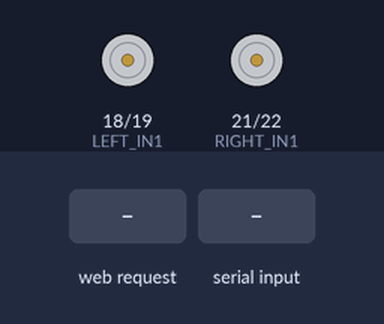
Simulated run of this sketch. Board: ESP32. Shown: motor-driver pin pairs drawn as motors (green arrow = first pin HIGH = forward, orange = second pin HIGH = backward, longer = more drive). Inputs (shaded band) come from the test bench. WiFi joins after 1.5 s; servers stay silent unless stated; a WiFi scan finds three made-up networks; uploads are accepted with an empty reply; what the sketch prints to the serial monitor is not drawn.

Above: at 7.4 s.
7.5 s: HTTP request GET /cmd?c=F received
At 8.7 s:
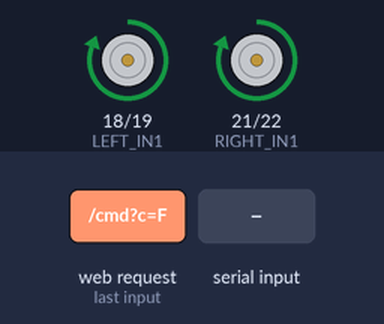
9.0 s: "/cmd?c=B\n" received over Serial
At 10.0 s:
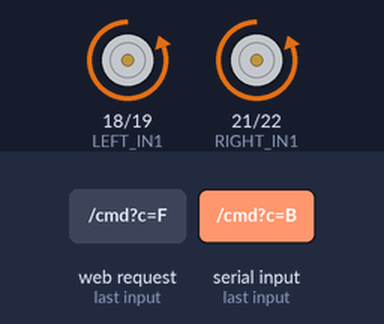
10.5 s: HTTP request GET /cmd?c=L received
At 11.0 s:
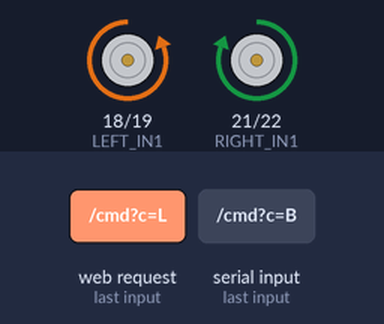
13.5 s: "/cmd?c=R\n" received over Serial
At 14.6 s:
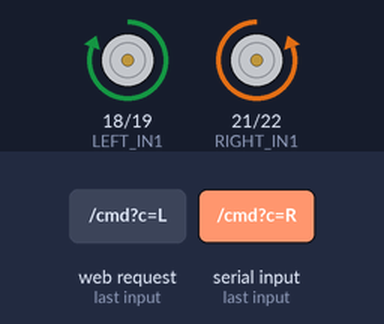
15.0 s: "/cmd?c=F\n" received over Serial
At 15.8 s:
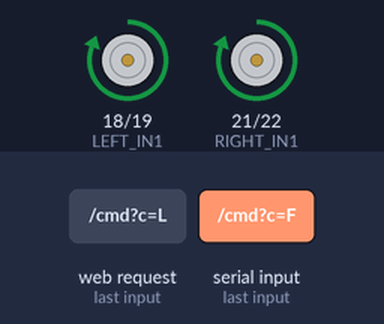
16.5 s: "/cmd?c=L\n" received over Serial
Timing chart, 0 to 24.7 s (numbered marks = the images above; inputs shaded):
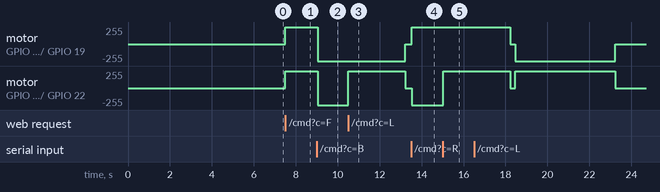

Measured:
- after the input at 7.5 s, motor on GPIO 18 (LEFT_IN1) / GPIO 19 (LEFT_IN2), motor on GPIO 21 (RIGHT_IN1) / GPIO 22 (RIGHT_IN2): stopped → forward 255/255 at once
- after the input at 9.0 s, motor on GPIO 18 (LEFT_IN1) / GPIO 19 (LEFT_IN2), motor on GPIO 21 (RIGHT_IN1) / GPIO 22 (RIGHT_IN2): forward 255/255 → backward 255/255 at once
- after the input at 10.5 s, motor on GPIO 21 (RIGHT_IN1) / GPIO 22 (RIGHT_IN2): backward 255/255 → forward 255/255 at once, → stopped 2.7 s later
- after the input at 13.5 s, motor on GPIO 18 (LEFT_IN1) / GPIO 19 (LEFT_IN2): stopped → forward 255/255 at once; motor on GPIO 21 (RIGHT_IN1) / GPIO 22 (RIGHT_IN2): stopped → backward 255/255 at once
- after the input at 15.0 s, motor on GPIO 21 (RIGHT_IN1) / GPIO 22 (RIGHT_IN2): backward 255/255 → forward 255/255 at once

The sketch:

node1_rover.ino
```cpp
#include <WiFi.h>
#include <HTTPClient.h>

// ============================================================
// CYBER MOSQUITO - NODE 1 ROVER
// WIFI SCANNER + TELEMETRY + MOTOR CONTROL
// ============================================================

// ---------- CHANGE THESE ----------
const char* WIFI_SSID = "YOUR_WIFI_NAME";
const char* WIFI_PASSWORD = "YOUR_WIFI_PASSWORD";

const char* BACKEND_HOST = "192.168.1.20";
const int BACKEND_PORT = 8000;
// ---------------------------------

const char* TARGET_SSID = "CYBER-TEST-ATTACK";

// Safe, configurable motor pins.
// Do NOT use GPIO 6/7 on classic ESP32 flash-connected boards.
#define LEFT_IN1   18
#define LEFT_IN2   19
#define RIGHT_IN1  21
#define RIGHT_IN2  22

const unsigned long SCAN_INTERVAL = 5000;
const unsigned long TELEMETRY_INTERVAL = 2500;

int channelActivity[14];

bool targetDetected = false;
int targetRSSI = -100;
int targetChannel = -1;
int networkCount = 0;

String roverState = "STARTING";
String directionState = "STOPPED";
bool moving = false;
String lastEvent = "System starting";

unsigned long bootMillis;
unsigned long lastScan = 0;
unsigned long lastTelemetry = 0;

// ============================================================
// MOTOR
// ============================================================

void stopMotors() {
  digitalWrite(LEFT_IN1, LOW);
  digitalWrite(LEFT_IN2, LOW);
  digitalWrite(RIGHT_IN1, LOW);
  digitalWrite(RIGHT_IN2, LOW);

  moving = false;
  directionState = "STOPPED";
  roverState = "STOPPED";
}

void forward() {
  digitalWrite(LEFT_IN1, HIGH);
  digitalWrite(LEFT_IN2, LOW);
  digitalWrite(RIGHT_IN1, HIGH);
  digitalWrite(RIGHT_IN2, LOW);

  moving = true;
  directionState = "FORWARD";
  roverState = "MANUAL";
}

void backward() {
  digitalWrite(LEFT_IN1, LOW);
  digitalWrite(LEFT_IN2, HIGH);
  digitalWrite(RIGHT_IN1, LOW);
  digitalWrite(RIGHT_IN2, HIGH);

  moving = true;
  directionState = "BACKWARD";
  roverState = "MANUAL";
}

void leftTurn() {
  digitalWrite(LEFT_IN1, LOW);
  digitalWrite(LEFT_IN2, HIGH);
  digitalWrite(RIGHT_IN1, HIGH);
  digitalWrite(RIGHT_IN2, LOW);

  moving = true;
  directionState = "LEFT";
  roverState = "MANUAL";
}

void rightTurn() {
  digitalWrite(LEFT_IN1, HIGH);
  digitalWrite(LEFT_IN2, LOW);
  digitalWrite(RIGHT_IN1, LOW);
  digitalWrite(RIGHT_IN2, HIGH);

  moving = true;
  directionState = "RIGHT";
  roverState = "MANUAL";
}

// ============================================================
// SCAN
// ============================================================

void scanWiFi() {

  targetDetected = false;
  targetRSSI = -100;
  targetChannel = -1;

  for (int i = 0; i < 14; i++) {
    channelActivity[i] = 0;
  }

  roverState = "SCANNING";

  int result = WiFi.scanNetworks(false, true);

  if (result < 0) {
    lastEvent = "Wi-Fi scan failed";
    roverState = "ERROR";
    return;
  }

  networkCount = result;

  for (int i = 0; i < result; i++) {

    String ssid = WiFi.SSID(i);
    int rssi = WiFi.RSSI(i);
    int channel = WiFi.channel(i);

    if (channel >= 1 && channel <= 13) {
      channelActivity[channel]++;
    }

    if (ssid == TARGET_SSID) {

      if (!targetDetected || rssi > targetRSSI) {
        targetDetected = true;
        targetRSSI = rssi;
        targetChannel = channel;
      }
    }

    delay(2);
  }

  WiFi.scanDelete();

  if (targetDetected) {
    lastEvent = "Controlled attack simulation detected";
    roverState = "THREAT DETECTED";
  } else {
    lastEvent = "RF scan complete - target absent";
    roverState = "SEARCHING";
    stopMotors();
  }
}

// ============================================================
// TELEMETRY JSON
// ============================================================

String telemetryJSON() {

  unsigned long uptime =
    (millis() - bootMillis) / 1000;

  String json = "{";

  json += "\"rover\":{";
  json += "\"online\":true,";
  json += "\"state\":\"" + roverState + "\",";
  json += "\"direction\":\"" + directionState + "\",";
  json += "\"moving\":" + String(moving ? "true" : "false");
  json += "},";

  json += "\"rf\":{";
  json += "\"targetDetected\":" +
          String(targetDetected ? "true" : "false") + ",";
  json += "\"targetSSID\":\"" + String(TARGET_SSID) + "\",";
  json += "\"targetRSSI\":" + String(targetRSSI) + ",";
  json += "\"targetChannel\":" + String(targetChannel) + ",";
  json += "\"networkCount\":" + String(networkCount) + ",";
  json += "\"threatType\":\"" +
          String(targetDetected ? "CONTROLLED SIMULATION" : "NONE") +
          "\",";

  json += "\"channels\":[";
  for (int i = 1; i <= 13; i++) {
    json += String(channelActivity[i]);
    if (i < 13) json += ",";
  }
  json += "]";
  json += "},";

  json += "\"system\":{";
  json += "\"uptime\":" + String(uptime) + ",";
  json += "\"lastEvent\":\"" + lastEvent + "\",";
  json += "\"lastSeen\":" + String(millis() / 1000);
  json += "}";

  json += "}";

  return json;
}

// ============================================================
// SEND TELEMETRY
// ============================================================

void sendTelemetry() {

  if (WiFi.status() != WL_CONNECTED) {
    return;
  }

  HTTPClient http;

  String url =
    "http://" +
    String(BACKEND_HOST) +
    ":" +
    String(BACKEND_PORT) +
    "/api/telemetry";

  http.begin(url);
  http.addHeader(
    "Content-Type",
    "application/json"
  );

  String payload = telemetryJSON();

  int code = http.POST(payload);

  Serial.print("[HTTP] telemetry: ");
  Serial.println(code);

  http.end();
}

// ============================================================
// COMMANDS FROM BACKEND
// ============================================================

void handleSerialCommand() {

  if (!Serial.available()) return;

  char c = Serial.read();

  if (c == 'F' || c == 'f') {
    forward();
  }

  else if (c == 'B' || c == 'b') {
    backward();
  }

  else if (c == 'L' || c == 'l') {
    leftTurn();
  }

  else if (c == 'R' || c == 'r') {
    rightTurn();
  }

  else if (c == 'S' || c == 's') {
    stopMotors();
  }
}

// ============================================================
// SIMPLE HTTP COMMAND SERVER
// Uses WiFiServer rather than WebServer to keep firmware small.
// ============================================================

WiFiServer commandServer(80);

void checkCommandServer() {

  WiFiClient client = commandServer.available();

  if (!client) return;

  unsigned long start = millis();

  while (
    client.connected() &&
    millis() - start < 300
  ) {

    if (client.available()) {

      String line = client.readStringUntil('\n');

      if (line.indexOf("/cmd?c=F") >= 0) forward();
      else if (line.indexOf("/cmd?c=B") >= 0) backward();
      else if (line.indexOf("/cmd?c=L") >= 0) leftTurn();
      else if (line.indexOf("/cmd?c=R") >= 0) rightTurn();
      else if (line.indexOf("/cmd?c=S") >= 0) stopMotors();

      break;
    }

    delay(1);
  }

  client.println("HTTP/1.1 200 OK");
  client.println("Content-Type: text/plain");
  client.println("Connection: close");
  client.println();
  client.println("OK");

  client.stop();
}

// ============================================================
// SETUP
// ============================================================

void setup() {

  Serial.begin(115200);
  delay(2500);

  Serial.println();
  Serial.println("========================================");
  Serial.println("CYBER MOSQUITO - NODE 1 ROVER");
  Serial.println("========================================");

  // Motors
  pinMode(LEFT_IN1, OUTPUT);
  pinMode(LEFT_IN2, OUTPUT);
  pinMode(RIGHT_IN1, OUTPUT);
  pinMode(RIGHT_IN2, OUTPUT);

  stopMotors();

  Serial.println("[OK] Motors initialized");

  // Wi-Fi
  WiFi.mode(WIFI_STA);

  WiFi.begin(
    WIFI_SSID,
    WIFI_PASSWORD
  );

  Serial.print("Connecting Wi-Fi");

  unsigned long start = millis();

  while (
    WiFi.status() != WL_CONNECTED &&
    millis() - start < 15000
  ) {
    delay(250);
    Serial.print(".");
  }

  Serial.println();

  if (WiFi.status() == WL_CONNECTED) {

    Serial.println("[OK] Wi-Fi connected");

    Serial.print("Node 1 IP: ");
    Serial.println(WiFi.localIP());

    commandServer.begin();

  } else {

    Serial.println("[ERROR] Wi-Fi connection failed");
    roverState = "OFFLINE";
  }

  bootMillis = millis();

  scanWiFi();

  sendTelemetry();

  lastScan = millis();
  lastTelemetry = millis();

  Serial.println("SYSTEM READY");
}

// ============================================================
// LOOP
// ============================================================

void loop() {

  handleSerialCommand();

  checkCommandServer();

  if (
    millis() - lastScan >=
    SCAN_INTERVAL
  ) {

    lastScan = millis();

    scanWiFi();
  }

  if (
    millis() - lastTelemetry >=
    TELEMETRY_INTERVAL
  ) {

    lastTelemetry = millis();

    sendTelemetry();
  }

  delay(5);
}
```
